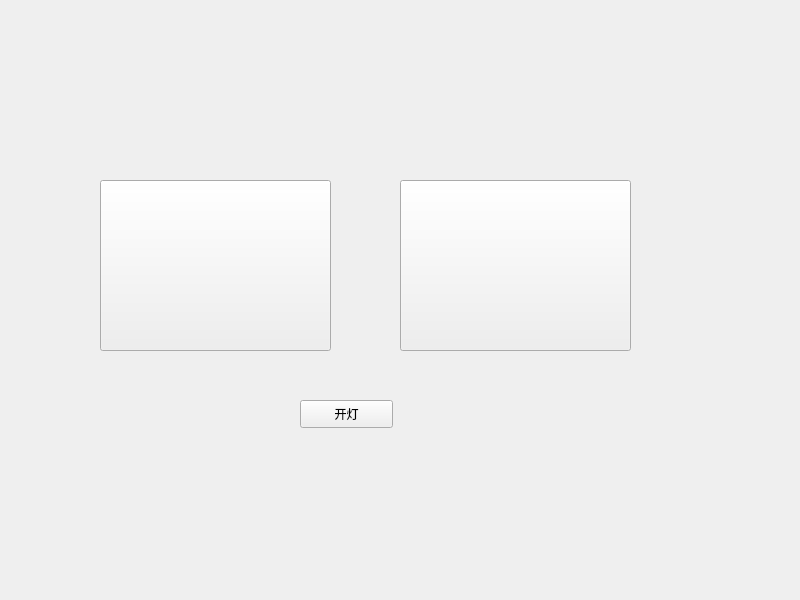
<?xml version="1.0" encoding="UTF-8"?>
<ui version="4.0">
 <class>Widget</class>
 <widget class="QWidget" name="Widget">
  <property name="geometry">
   <rect>
    <x>0</x>
    <y>0</y>
    <width>800</width>
    <height>600</height>
   </rect>
  </property>
  <property name="windowTitle">
   <string>Widget</string>
  </property>
  <widget class="QPushButton" name="on_pushButton">
   <property name="geometry">
    <rect>
     <x>300</x>
     <y>400</y>
     <width>93</width>
     <height>28</height>
    </rect>
   </property>
   <property name="text">
    <string>开灯</string>
   </property>
   <property name="autoDefault">
    <bool>true</bool>
   </property>
   <property name="default">
    <bool>false</bool>
   </property>
  </widget>
  <widget class="QPushButton" name="on_picture">
   <property name="geometry">
    <rect>
     <x>100</x>
     <y>180</y>
     <width>231</width>
     <height>171</height>
    </rect>
   </property>
   <property name="autoFillBackground">
    <bool>false</bool>
   </property>
   <property name="styleSheet">
    <string notr="true">border-image: url(:/new/prefix1/on.jpg);</string>
   </property>
   <property name="text">
    <string/>
   </property>
   <property name="iconSize">
    <size>
     <width>20</width>
     <height>60</height>
    </size>
   </property>
  </widget>
  <widget class="QPushButton" name="off_picture">
   <property name="geometry">
    <rect>
     <x>400</x>
     <y>180</y>
     <width>231</width>
     <height>171</height>
    </rect>
   </property>
   <property name="styleSheet">
    <string notr="true">border-image: url(:/new/prefix1/off.jpg);</string>
   </property>
   <property name="text">
    <string/>
   </property>
   <property name="autoRepeatDelay">
    <number>300</number>
   </property>
  </widget>
 </widget>
 <resources/>
 <connections/>
</ui>
